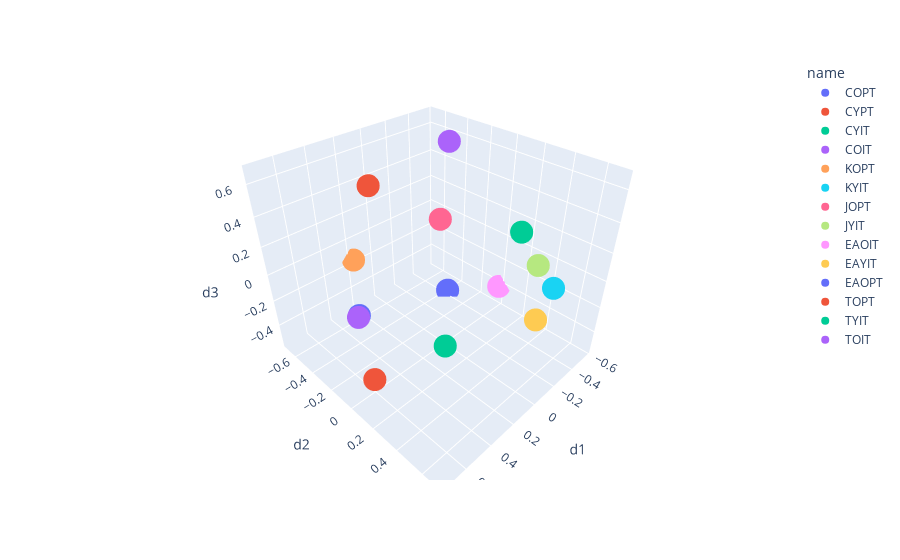

Notebook cell for this chart:
### Code cell
fig = px.scatter_3d(df, x='d1', y='d2', z='d3',
              color='name')
fig.show()

### Figure 1 — Plotly figure (JSON) as saved in the notebook; plotly's stock layout.template omitted (floating-point values rounded to 4 significant figures)
{"data": [{"hoverlabel": {"namelength": 0}, "hovertemplate": "name=COPT<br>d1=%{x}<br>d2=%{y}<br>d3=%{z}", "legendgroup": "COPT", "marker": {"color": "#636efa", "symbol": "circle"}, "mode": "markers", "name": "COPT", "scene": "scene", "showlegend": true, "type": "scatter3d", "x": [0.545], "y": [-0.167], "z": [-0.114]}, {"hoverlabel": {"namelength": 0}, "hovertemplate": "name=CYPT<br>d1=%{x}<br>d2=%{y}<br>d3=%{z}", "legendgroup": "CYPT", "marker": {"color": "#EF553B", "symbol": "circle"}, "mode": "markers", "name": "CYPT", "scene": "scene", "showlegend": true, "type": "scatter3d", "x": [0.74], "y": [0.2], "z": [-0.217]}, {"hoverlabel": {"namelength": 0}, "hovertemplate": "name=CYIT<br>d1=%{x}<br>d2=%{y}<br>d3=%{z}", "legendgroup": "CYIT", "marker": {"color": "#00cc96", "symbol": "circle"}, "mode": "markers", "name": "CYIT", "scene": "scene", "showlegend": true, "type": "scatter3d", "x": [0.427], "y": [0.41], "z": [-0.045]}, {"hoverlabel": {"namelength": 0}, "hovertemplate": "name=COIT<br>d1=%{x}<br>d2=%{y}<br>d3=%{z}", "legendgroup": "COIT", "marker": {"color": "#ab63fa", "symbol": "circle"}, "mode": "markers", "name": "COIT", "scene": "scene", "showlegend": true, "type": "scatter3d", "x": [0.642], "y": [-0.032], "z": [0.012]}, {"hoverlabel": {"namelength": 0}, "hovertemplate": "name=KOPT<br>d1=%{x}<br>d2=%{y}<br>d3=%{z}", "legendgroup": "KOPT", "marker": {"color": "#FFA15A", "symbol": "circle"}, "mode": "markers", "name": "KOPT", "scene": "scene", "showlegend": true, "type": "scatter3d", "x": [0.187], "y": [-0.695], "z": [-0.151]}, {"hoverlabel": {"namelength": 0}, "hovertemplate": "name=KYIT<br>d1=%{x}<br>d2=%{y}<br>d3=%{z}", "legendgroup": "KYIT", "marker": {"color": "#19d3f3", "symbol": "circle"}, "mode": "markers", "name": "KYIT", "scene": "scene", "showlegend": true, "type": "scatter3d", "x": [-0.072], "y": [0.696], "z": [0.216]}, {"hoverlabel": {"namelength": 0}, "hovertemplate": "name=JOPT<br>d1=%{x}<br>d2=%{y}<br>d3=%{z}", "legendgroup": "JOPT", "marker": {"color": "#FF6692", "symbol": "circle"}, "mode": "markers", "name": "JOPT", "scene": "scene", "showlegend": true, "type": "scatter3d", "x": [-0.389], "y": [-0.431], "z": [0.043]}, {"hoverlabel": {"namelength": 0}, "hovertemplate": "name=JYIT<br>d1=%{x}<br>d2=%{y}<br>d3=%{z}", "legendgroup": "JYIT", "marker": {"color": "#B6E880", "symbol": "circle"}, "mode": "markers", "name": "JYIT", "scene": "scene", "showlegend": true, "type": "scatter3d", "x": [-0.313], "y": [0.442], "z": [0.116]}, {"hoverlabel": {"namelength": 0}, "hovertemplate": "name=EAOIT<br>d1=%{x}<br>d2=%{y}<br>d3=%{z}", "legendgroup": "EAOIT", "marker": {"color": "#FF97FF", "symbol": "circle"}, "mode": "markers", "name": "EAOIT", "scene": "scene", "showlegend": true, "type": "scatter3d", "x": [-0.568], "y": [-0.012], "z": [-0.415]}, {"hoverlabel": {"namelength": 0}, "hovertemplate": "name=EAYIT<br>d1=%{x}<br>d2=%{y}<br>d3=%{z}", "legendgroup": "EAYIT", "marker": {"color": "#FECB52", "symbol": "circle"}, "mode": "markers", "name": "EAYIT", "scene": "scene", "showlegend": true, "type": "scatter3d", "x": [-0.361], "y": [0.449], "z": [-0.325]}, {"hoverlabel": {"namelength": 0}, "hovertemplate": "name=EAOPT<br>d1=%{x}<br>d2=%{y}<br>d3=%{z}", "legendgroup": "EAOPT", "marker": {"color": "#636efa", "symbol": "circle"}, "mode": "markers", "name": "EAOPT", "scene": "scene", "showlegend": true, "type": "scatter3d", "x": [-0.402], "y": [-0.362], "z": [-0.549]}, {"hoverlabel": {"namelength": 0}, "hovertemplate": "name=TOPT<br>d1=%{x}<br>d2=%{y}<br>d3=%{z}", "legendgroup": "TOPT", "marker": {"color": "#EF553B", "symbol": "circle"}, "mode": "markers", "name": "TOPT", "scene": "scene", "showlegend": true, "type": "scatter3d", "x": [0.095], "y": [-0.582], "z": [0.413]}, {"hoverlabel": {"namelength": 0}, "hovertemplate": "name=TYIT<br>d1=%{x}<br>d2=%{y}<br>d3=%{z}", "legendgroup": "TYIT", "marker": {"color": "#00cc96", "symbol": "circle"}, "mode": "markers", "name": "TYIT", "scene": "scene", "showlegend": true, "type": "scatter3d", "x": [-0.224], "y": [0.362], "z": [0.345]}, {"hoverlabel": {"namelength": 0}, "hovertemplate": "name=TOIT<br>d1=%{x}<br>d2=%{y}<br>d3=%{z}", "legendgroup": "TOIT", "marker": {"color": "#ab63fa", "symbol": "circle"}, "mode": "markers", "name": "TOIT", "scene": "scene", "showlegend": true, "type": "scatter3d", "x": [-0.306], "y": [-0.278], "z": [0.671]}], "layout": {"legend": {"title": {"text": "name"}, "tracegroupgap": 0}, "margin": {"t": 60}, "scene": {"domain": {"x": [0, 1], "y": [0, 1]}, "xaxis": {"title": {"text": "d1"}}, "yaxis": {"title": {"text": "d2"}}, "zaxis": {"title": {"text": "d3"}}}}}
